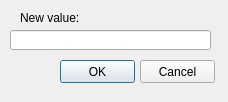
<?xml version="1.0" encoding="UTF-8"?>
<ui version="4.0">
 <class>Dialog</class>
 <widget class="QDialog" name="Dialog">
  <property name="geometry">
   <rect>
    <x>0</x>
    <y>0</y>
    <width>228</width>
    <height>102</height>
   </rect>
  </property>
  <property name="windowTitle">
   <string>Modifying field...</string>
  </property>
  <widget class="QPushButton" name="okButton">
   <property name="geometry">
    <rect>
     <x>60</x>
     <y>60</y>
     <width>75</width>
     <height>23</height>
    </rect>
   </property>
   <property name="text">
    <string>OK</string>
   </property>
  </widget>
  <widget class="QLineEdit" name="valueEdit">
   <property name="geometry">
    <rect>
     <x>10</x>
     <y>30</y>
     <width>201</width>
     <height>20</height>
    </rect>
   </property>
  </widget>
  <widget class="QPushButton" name="cancelButton">
   <property name="geometry">
    <rect>
     <x>140</x>
     <y>60</y>
     <width>75</width>
     <height>23</height>
    </rect>
   </property>
   <property name="text">
    <string>Cancel</string>
   </property>
  </widget>
  <widget class="QLabel" name="label">
   <property name="geometry">
    <rect>
     <x>20</x>
     <y>10</y>
     <width>91</width>
     <height>16</height>
    </rect>
   </property>
   <property name="text">
    <string>New value:</string>
   </property>
  </widget>
 </widget>
 <resources/>
 <connections/>
</ui>
